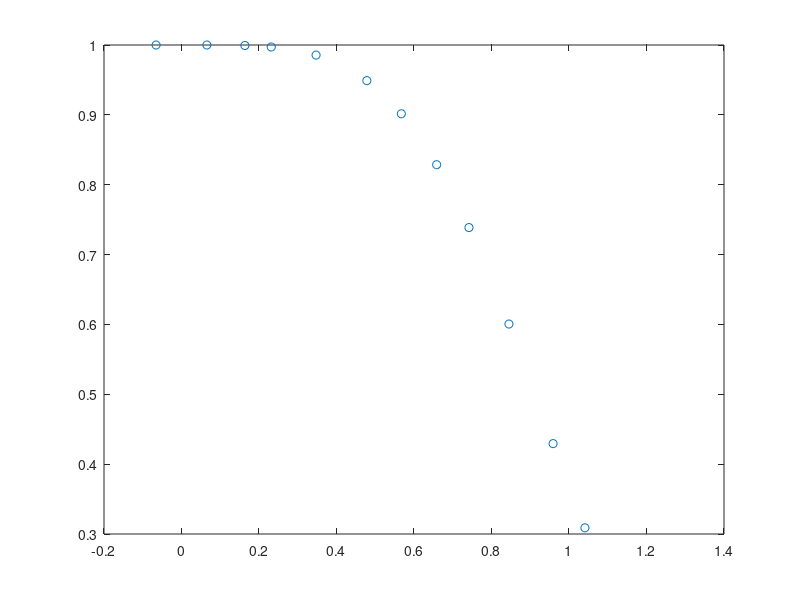

Write the MATLAB code that produced this figure. (Note: this script raises an error after producing the figure.)
clear all
close all
N = 10;
rng(1234);
h0 = 1/N;
X = zeros(N+1,1);
for i = 1:N+1
   X(i) = (i-1)*h0; 
   if(i>1 && i < N+1)
   X(i) = X(i) + (-1+rand*(2))*h0/3;
   end
end
x = zeros(N+2,1);
for i = 2:N+1
    x(i) = (X(i-1)+X(i))/2;
end
x(1) = -x(2);
x(N+2) = 1+(1-x(N+1));
%plot(X,1,'*',x,1,'o')
%xlim([0 1])
h = zeros(N+2,1);
for i = 2:N+1
   h(i) = X(i)-X(i-1); 
end

h(1) = h(2);
h(N+2) = h(N+1);



f = zeros(N+2,1);
for i = 1:N+2
    if i==1
       f(i) = 0; 
    else
    f(i) = (1/h(i))*(-2*(x(i)+h(i)/2)*exp(-(x(i)+h(i)/2)^2)+2*(x(i-1)+h(i-1)/2)*exp(-(x(i-1)+h(i-1)/2)^2));
    end
    u(i) = exp(-x(i)^4);
end

f(1)=2*1;
f(N+2)=2*exp(-1);

plot(x,u,'o')

hold on 

% %second order recon
% for i = 2:N+1
% %i = 5;
% wi1 = 1/abs(x(i-1)-x(i));
% wi2 = 1/abs(x(i+1)-x(i));
% xi = x(i);
% x1 = x(i-1);
% x2 = x(i+1);
% syms z
% xb1 = (1/h(i-1))*int(z-x(i-1),z,x(i-1)-h(i-1)/2,x(i-1)+h(i-1)/2);
% xb2 = (1/h(i+1))*int(z-x(i+1),z,x(i+1)-h(i+1)/2,x(i+1)+h(i+1)/2);
% xbi = (1/h(i))*int(z-x(i),z,x(i)-h(i)/2,x(i)+h(i)/2);
% ub1 = u(i-1);
% ub2 = u(i+1);
% ubi = u(i);
% A = double([wi1*(xb1-xbi+x1-xi); wi2*(xb2-xbi+x2-xi)]);
% b = [wi1*(ub1-ubi); wi2*(ub2-ubi)];
% 
% y(2) = A\b%(A'*A)\(A'*b)
% y(1) = ubi%ubi-xbi*y(2)
% 
% 
%    xx = linspace(x(i)-h(i)/2,x(i)+h(i)/2,100);
%    yy = y(1)+y(2)*(xx-x(i));
%    plot(xx,yy)
% end

%4th order recon
for i = 3:N
%i = 5;
wi1 = 1/abs(x(i-1)-x(i));
wi2 = 1/abs(x(i+1)-x(i));
wi3 = 1/abs(x(i-2)-x(i));
wi4 = 1/abs(x(i+2)-x(i));
xi = x(i);
x1 = x(i-1);
x2 = x(i+1);
x3 = x(i-2);
x4 = x(i+2);
syms z
xb1 = (1/h(i-1))*int(z-x(i-1),z,x(i-1)-h(i-1)/2,x(i-1)+h(i-1)/2);
xb2 = (1/h(i+1))*int(z-x(i+1),z,x(i+1)-h(i+1)/2,x(i+1)+h(i+1)/2);
xb3 = (1/h(i-2))*int(z-x(i-2),z,x(i-2)-h(i-2)/2,x(i-2)+h(i-2)/2);
xb4 = (1/h(i+2))*int(z-x(i+2),z,x(i+2)-h(i+2)/2,x(i+2)+h(i+2)/2);
xbi = (1/h(i))*int(z-x(i),z,x(i)-h(i)/2,x(i)+h(i)/2);

x2b1 = (1/h(i-1))*int((z-x(i-1))^2,z,x(i-1)-h(i-1)/2,x(i-1)+h(i-1)/2);
x2b2 = (1/h(i+1))*int((z-x(i+1))^2,z,x(i+1)-h(i+1)/2,x(i+1)+h(i+1)/2);
x2b3 = (1/h(i-2))*int((z-x(i-2))^2,z,x(i-2)-h(i-2)/2,x(i-2)+h(i-2)/2);
x2b4 = (1/h(i+2))*int((z-x(i+2))^2,z,x(i+2)-h(i+2)/2,x(i+2)+h(i+2)/2);
x2bi = (1/h(i))*int((z-x(i))^2,z,x(i)-h(i)/2,x(i)+h(i)/2);

x3b1 = (1/h(i-1))*int((z-x(i-1))^3,z,x(i-1)-h(i-1)/2,x(i-1)+h(i-1)/2);
x3b2 = (1/h(i+1))*int((z-x(i+1))^3,z,x(i+1)-h(i+1)/2,x(i+1)+h(i+1)/2);
x3b3 = (1/h(i-2))*int((z-x(i-2))^3,z,x(i-2)-h(i-2)/2,x(i-2)+h(i-2)/2);
x3b4 = (1/h(i+2))*int((z-x(i+2))^3,z,x(i+2)-h(i+2)/2,x(i+2)+h(i+2)/2);
x3bi = (1/h(i))*int((z-x(i))^3,z,x(i)-h(i)/2,x(i)+h(i)/2);
ub1 = u(i-1);
ub2 = u(i+1);
ub3 = u(i-2);
ub4 = u(i+2);
ubi = u(i);
A = double([wi1*(xb1-xbi+x1-xi) wi1*(x2b1+2*(x1-xi)*xb1+(x1-xi)^2-xbi) wi1*(x3b1+3*(x1-xi)*x2b1+3*(x1-xi)^2*xb1+(x1-xi)^3-xbi); 
            wi2*(xb2-xbi+x2-xi) wi2*(x2b2+2*(x2-xi)*xb2+(x2-xi)^2-xbi) wi2*(x3b2+3*(x2-xi)*x2b2+3*(x2-xi)^2*xb2+(x2-xi)^3-xbi); 
            wi3*(xb3-xbi+x3-xi) wi3*(x2b3+2*(x3-xi)*xb3+(x3-xi)^2-xbi) wi3*(x3b3+3*(x3-xi)*x2b3+3*(x3-xi)^2*xb3+(x3-xi)^3-xbi);
            wi4*(xb4-xbi+x4-xi) wi4*(x2b4+2*(x4-xi)*xb4+(x4-xi)^2-xbi) wi4*(x3b4+3*(x4-xi)*x2b4+3*(x4-xi)^2*xb4+(x4-xi)^3-xbi)]);
b = [wi1*(ub1-ubi); wi2*(ub2-ubi); wi3*(ub3-ubi); wi4*(ub4-ubi) ];

y(2:4) = A\b;%(A'*A)\(A'*b)
y(1) = ubi-xbi*y(2)-x2bi*y(3)-x3bi*y(4);%ubi-xbi*y(2)
%q = y(1)-ubi


   xx = linspace(x(i)-h(i)/2,x(i)+h(i)/2,100);
   yy = y(1)+y(2)*(xx-x(i))+y(3)*(xx-x(i)).^2+y(4)*(xx-x(i)).^3;
   plot(xx,yy)
   
   Y= recon3(x(i),h(i),u(i),x(i-1),h(i-1),u(i-1),x(i+1),h(i+1),u(i+1),x(i-2),h(i-2),u(i-2),x(i+2),h(i+2),u(i+2));
   Y-y
   
end


% i = 2
i=2;
wi1 = 1/abs(x(i+1)-x(i));
wi2 = 1/abs(x(i+2)-x(i));
wi3 = 1/abs(x(i+3)-x(i));
wi4 = 1/abs(x(i+4)-x(i));
xi = x(i);
x1 = x(i+1);
x2 = x(i+2);
x3 = x(i+3);
x4 = x(i+4);
syms z
xb1 = (1/h(i+1))*int(z-x(i+1),z,x(i+1)-h(i+1)/2,x(i+1)+h(i+1)/2);
xb2 = (1/h(i+2))*int(z-x(i+2),z,x(i+2)-h(i+2)/2,x(i+2)+h(i+2)/2);
xb3 = (1/h(i+3))*int(z-x(i+3),z,x(i+3)-h(i+3)/2,x(i+3)+h(i+3)/2);
xb4 = (1/h(i+4))*int(z-x(i+4),z,x(i+4)-h(i+4)/2,x(i+4)+h(i+4)/2);
xbi = (1/h(i))*int(z-x(i),z,x(i)-h(i)/2,x(i)+h(i)/2);

x2b1 = (1/h(i+1))*int((z-x(i+1))^2,z,x(i+1)-h(i+1)/2,x(i+1)+h(i+1)/2);
x2b2 = (1/h(i+2))*int((z-x(i+2))^2,z,x(i+2)-h(i+2)/2,x(i+2)+h(i+2)/2);
x2b3 = (1/h(i+3))*int((z-x(i+3))^2,z,x(i+3)-h(i+3)/2,x(i+3)+h(i+3)/2);
x2b4 = (1/h(i+4))*int((z-x(i+4))^2,z,x(i+4)-h(i+4)/2,x(i+4)+h(i+4)/2);
x2bi = (1/h(i))*int((z-x(i))^2,z,x(i)-h(i)/2,x(i)+h(i)/2);

x3b1 = (1/h(i+1))*int((z-x(i+1))^3,z,x(i+1)-h(i+1)/2,x(i+1)+h(i+1)/2);
x3b2 = (1/h(i+2))*int((z-x(i+2))^3,z,x(i+2)-h(i+2)/2,x(i+2)+h(i+2)/2);
x3b3 = (1/h(i+3))*int((z-x(i+3))^3,z,x(i+3)-h(i+3)/2,x(i+3)+h(i+3)/2);
x3b4 = (1/h(i+4))*int((z-x(i+4))^3,z,x(i+4)-h(i+4)/2,x(i+4)+h(i+4)/2);
x3bi = (1/h(i))*int((z-x(i))^3,z,x(i)-h(i)/2,x(i)+h(i)/2);
ub1 = u(i+1);
ub2 = u(i+2);
ub3 = u(i+3);
ub4 = u(i+4);
ubi = u(i);
A = double([wi1*(xb1-xbi+x1-xi) wi1*(x2b1+2*(x1-xi)*xb1+(x1-xi)^2-xbi) wi1*(x3b1+3*(x1-xi)*x2b1+3*(x1-xi)^2*xb1+(x1-xi)^3-xbi); 
            wi2*(xb2-xbi+x2-xi) wi2*(x2b2+2*(x2-xi)*xb2+(x2-xi)^2-xbi) wi2*(x3b2+3*(x2-xi)*x2b2+3*(x2-xi)^2*xb2+(x2-xi)^3-xbi); 
            wi3*(xb3-xbi+x3-xi) wi3*(x2b3+2*(x3-xi)*xb3+(x3-xi)^2-xbi) wi3*(x3b3+3*(x3-xi)*x2b3+3*(x3-xi)^2*xb3+(x3-xi)^3-xbi);
            wi4*(xb4-xbi+x4-xi) wi4*(x2b4+2*(x4-xi)*xb4+(x4-xi)^2-xbi) wi4*(x3b4+3*(x4-xi)*x2b4+3*(x4-xi)^2*xb4+(x4-xi)^3-xbi)]);
b = [wi1*(ub1-ubi); wi2*(ub2-ubi); wi3*(ub3-ubi); wi4*(ub4-ubi) ];
y(2:4) = A\b;%(A'*A)\(A'*b)
y(1) = ubi-xbi*y(2)-x2bi*y(3)-x3bi*y(4);%ubi-xbi*y(2)
%q = y(1)-ubi

   xx = linspace(x(i)-h(i)/2,x(i)+h(i)/2,100);
   yy = y(1)+y(2)*(xx-x(i))+y(3)*(xx-x(i)).^2+y(4)*(xx-x(i)).^3;
   plot(xx,yy)
   
   
Y= recon3(x(i),h(i),u(i),x(i+1),h(i+1),u(i+1),x(i+2),h(i+2),u(i+2),x(i+3),h(i+3),u(i+3),x(i+4),h(i+4),u(i+4));

Y - y
